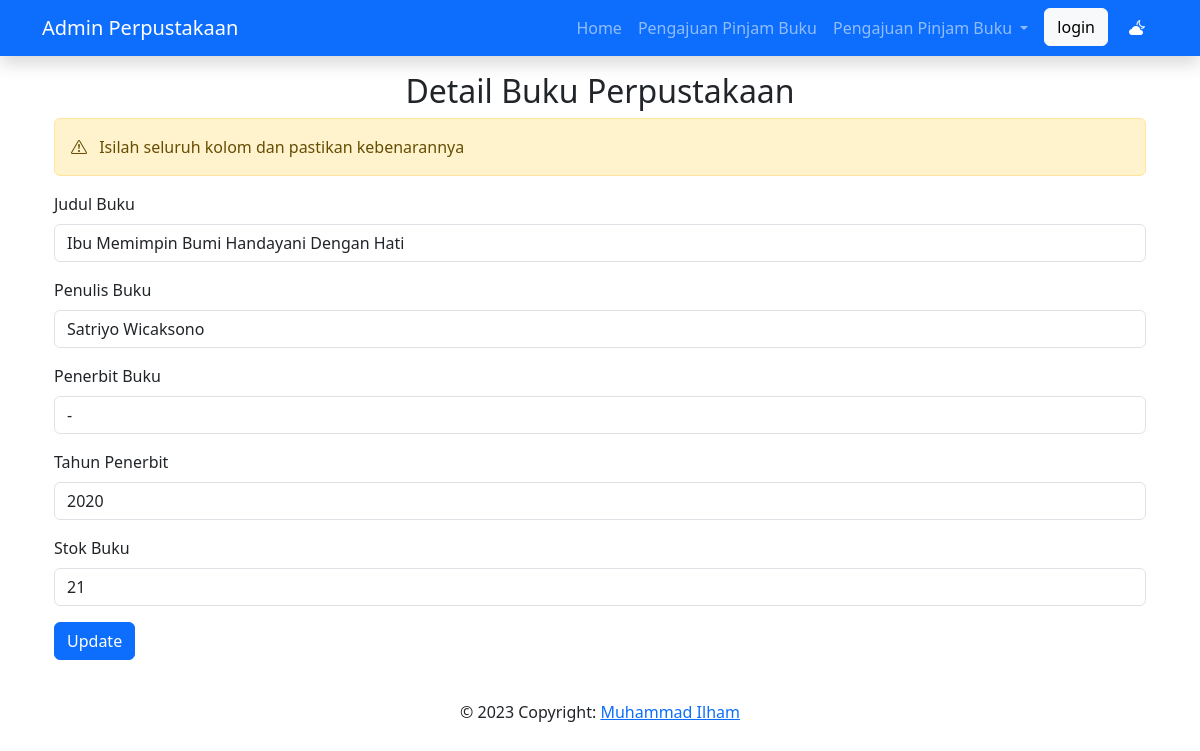
Page /detail-buku.php?id_buku=5 on the committed database.
### tables this page shows
CREATE TABLE `buku` (
  `id_buku` int(11) NOT NULL,
  `judul_buku` varchar(100) NOT NULL,
  `penulis_buku` varchar(50) NOT NULL,
  `sinopsis` varchar(500) NOT NULL,
  `tahun` varchar(4) NOT NULL,
  `stok` int(11) NOT NULL
);

### detail-buku.php (the view, shortened to what this page needs)
<?php include 'template/header.php'; ?>
<body>
	<?php include 'template/nav.php'; ?>
	<div class="container mt-5 p-4">
		<h2 class="text-center">Detail Buku Perpustakaan</h2>
		<div class="alert alert-warning d-flex align-items-center" role="alert">
			<div>
				<i class="bi bi-exclamation-triangle me-2"> </i> Isilah seluruh kolom dan pastikan kebenarannya
			</div>
		</div>
		<?php
		include 'koneksi.php';
		$id_buku = $_GET['id_buku'];
		$query = "SELECT * FROM buku WHERE id_buku='$id_buku'";
		$result = mysqli_query($koneksi, $query);
		while ($data = mysqli_fetch_array($result)) {
		?>
			<form action="ubah-buku.php?id_buku=<?php echo $data['id_buku']; ?>" method="post">
				<div class="mb-3">
					<label for="judul_buku" class="form-label">Judul Buku</label>
					<input type="text" class="form-control" id="judul_buku" name="judul_buku" placeholder="Masukan Judul buku" required value="<?php echo $data['judul_buku']; ?>">
				</div>
				<div class="mb-3">
					<label for="penulis_buku" class="form-label">Penulis Buku</label>
					<input type="text" class="form-control" id="penulis_buku" name="penulis_buku" placeholder="Masukan Penulis Buku" required value="<?php echo $data['penulis_buku']; ?>">
				</div>
				<div class="mb-3">
					<label for="sinopsis" class="form-label">Penerbit Buku</label>
					<input type="text" class="form-control" id="sinopsis" name="sinopsis" placeholder="Masukan Penerbit Buku" required value="<?php echo $data['sinopsis']; ?>">
				</div>
				<div class="mb-3">
					<label for="tahun" class="form-label">Tahun Penerbit</label>
					<input type="text" class="form-control" id="tahun" name="tahun" placeholder="Masukan Tahun Penerbit" required value="<?php echo $data['tahun']; ?>">
				</div>
				<div class="mb-3">
					<label for="stok" class="form-label">Stok Buku</label>
					<input type="text" class="form-control" id="stok" name="stok" placeholder="Masukan Stok Buku" required value="<?php echo $data['stok']; ?>">
				</div>
				<div class="col-12">
					<button type="submit" name="POST" class="btn btn-primary">Update</button>
				</div>
			</form>
		<?php
		}
		?>
	</div>
</body>
<?php include 'template/footer.php'; ?>

### rows in the picture
buku: judul_buku "Ibu Memimpin Bumi Handayani Dengan Hati", penulis_buku "Satriyo Wicaksono", sinopsis "-", tahun "2020", stok "21"
